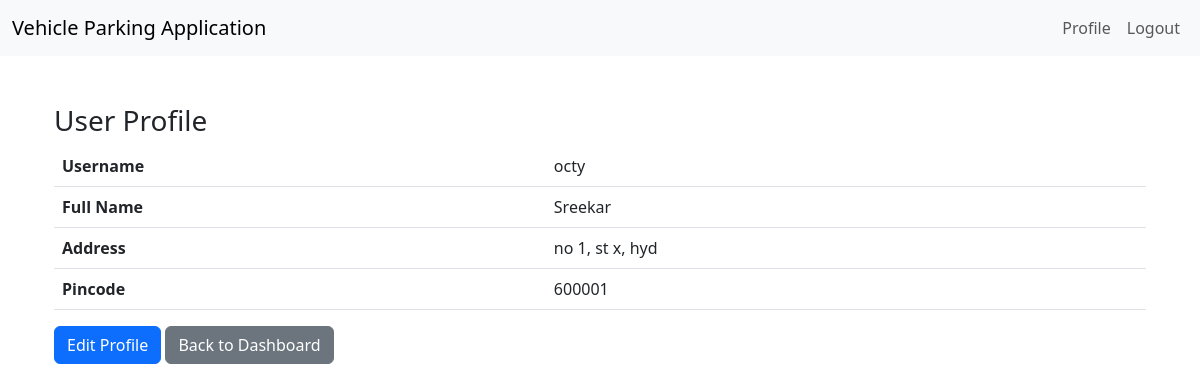
Screenshot of /user/profile (signed in) with the database file from the repository.
### applications/models.py (models this page shows, shortened)
class User(db.Model):
    __tablename__ = "User"
    id = db.Column(db.Integer, autoincrement = True, primary_key = True )
    username = db.Column(db.String(64), nullable = False, unique=True )
    passhash =  db.Column(db.String(64), nullable = False )
    full_name = db.Column(db.String(128), nullable = False )
    address = db.Column(db.String(512), nullable = False )
    pincode = db.Column(db.Integer, nullable = False )

### applications/routes.py (the view)
@app.route('/user/profile')
def user_profile():
    if 'user_id' not in session:
        flash('Please log in first.', 'warning')
        return redirect(url_for('login'))
    user = User.query.get_or_404(session['user_id'])
    return render_template('user/profile.html', user=user)

### templates/user/profile.html
{% extends 'base.html' %}
{% block content %}
<div class="container mt-5">
  <h3>User Profile</h3>
  <table class="table">
    <tr><th>Username</th><td>{{ user.username }}</td></tr>
    <tr><th>Full Name</th><td>{{ user.full_name }}</td></tr>
    <tr><th>Address</th><td>{{ user.address }}</td></tr>
    <tr><th>Pincode</th><td>{{ user.pincode }}</td></tr>
  </table>
  <a href="{{ url_for('edit_user_profile') }}" class="btn btn-primary">Edit Profile</a>
  <a href="{{ url_for('user_dashboard') }}" class="btn btn-secondary">Back to Dashboard</a>
</div>
{% endblock %}

### rows the page displays
User: username "octy", full_name "Sreekar", address "no 1, st x, hyd", pincode "600001"
